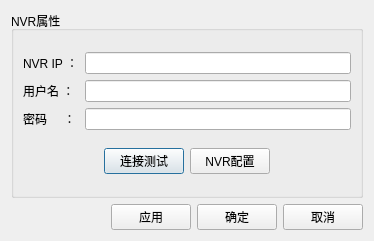
<?xml version="1.0" encoding="UTF-8"?>
<ui version="4.0">
 <class>NvrConfig</class>
 <widget class="QDialog" name="NvrConfig">
  <property name="geometry">
   <rect>
    <x>0</x>
    <y>0</y>
    <width>374</width>
    <height>241</height>
   </rect>
  </property>
  <property name="windowTitle">
   <string>Dialog</string>
  </property>
  <layout class="QGridLayout" name="gridLayout_5">
   <item row="0" column="0">
    <widget class="QGroupBox" name="groupBox">
     <property name="title">
      <string>NVR属性</string>
     </property>
     <layout class="QGridLayout" name="gridLayout_4">
      <item row="0" column="0">
       <layout class="QGridLayout" name="gridLayout">
        <item row="0" column="0">
         <widget class="QLabel" name="label">
          <property name="text">
           <string>NVR IP ：</string>
          </property>
         </widget>
        </item>
        <item row="1" column="0">
         <widget class="QLabel" name="label_2">
          <property name="text">
           <string>用户名 ：</string>
          </property>
         </widget>
        </item>
        <item row="0" column="1">
         <widget class="QLineEdit" name="lineEdit_ip">
          <property name="text">
           <string/>
          </property>
         </widget>
        </item>
        <item row="2" column="0">
         <widget class="QLabel" name="label_3">
          <property name="text">
           <string>密码     ： </string>
          </property>
         </widget>
        </item>
        <item row="1" column="1">
         <widget class="QLineEdit" name="lineEdit_username">
          <property name="text">
           <string/>
          </property>
         </widget>
        </item>
        <item row="2" column="1">
         <widget class="QLineEdit" name="lineEdit_password">
          <property name="text">
           <string/>
          </property>
         </widget>
        </item>
       </layout>
      </item>
      <item row="1" column="0">
       <layout class="QGridLayout" name="gridLayout_2">
        <item row="0" column="3">
         <spacer name="horizontalSpacer_2">
          <property name="orientation">
           <enum>Qt::Horizontal</enum>
          </property>
          <property name="sizeHint" stdset="0">
           <size>
            <width>40</width>
            <height>20</height>
           </size>
          </property>
         </spacer>
        </item>
        <item row="0" column="1">
         <widget class="QPushButton" name="pushButton_connecttest">
          <property name="text">
           <string>连接测试</string>
          </property>
         </widget>
        </item>
        <item row="0" column="0">
         <spacer name="horizontalSpacer">
          <property name="orientation">
           <enum>Qt::Horizontal</enum>
          </property>
          <property name="sizeHint" stdset="0">
           <size>
            <width>40</width>
            <height>20</height>
           </size>
          </property>
         </spacer>
        </item>
        <item row="0" column="2">
         <widget class="QPushButton" name="pushButton_nvrsetting">
          <property name="text">
           <string>NVR配置</string>
          </property>
         </widget>
        </item>
       </layout>
      </item>
     </layout>
    </widget>
   </item>
   <item row="1" column="0">
    <layout class="QGridLayout" name="gridLayout_3">
     <item row="0" column="2">
      <widget class="QPushButton" name="pushButton_confirm">
       <property name="text">
        <string>确定</string>
       </property>
      </widget>
     </item>
     <item row="0" column="3">
      <widget class="QPushButton" name="pushButton_cancel">
       <property name="text">
        <string>取消</string>
       </property>
      </widget>
     </item>
     <item row="0" column="1">
      <widget class="QPushButton" name="pushButton_apply">
       <property name="text">
        <string>应用</string>
       </property>
      </widget>
     </item>
     <item row="0" column="0">
      <spacer name="horizontalSpacer_3">
       <property name="orientation">
        <enum>Qt::Horizontal</enum>
       </property>
       <property name="sizeHint" stdset="0">
        <size>
         <width>40</width>
         <height>20</height>
        </size>
       </property>
      </spacer>
     </item>
    </layout>
   </item>
  </layout>
 </widget>
 <resources/>
 <connections/>
</ui>
